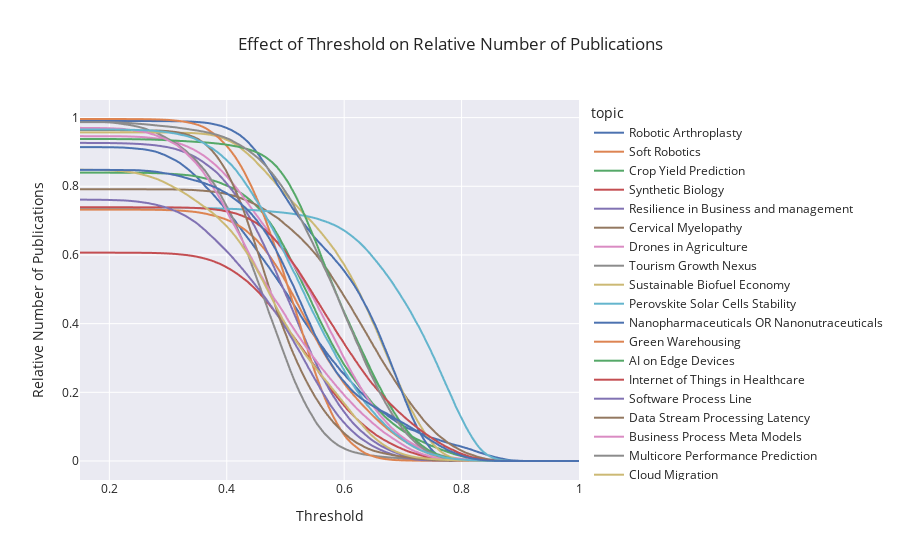

Notebook cell for this chart:
### Code cell
df_plot["relative_n_pubs"] = df_plot["n_pubs"] / df_plot["n_total_pubs"]

fig = px.line(df_plot, x="threshold", y="relative_n_pubs", color="topic",
                labels=dict(relative_n_pubs="Relative Number of Publications", threshold="Threshold"),
                title="Effect of Threshold on Relative Number of Publications")
fig.show()

### Figure 1 — Plotly figure (JSON) as saved in the notebook; plotly's stock layout.template omitted (floating-point values rounded to 4 significant figures; data arrays with more than 128 entries replaced by an {"elided": "..."} marker saying what was removed)
{"data": [{"hovertemplate": "topic=Robotic Arthroplasty<br>Threshold=%{x}<br>Relative Number of Publications=%{y}<extra></extra>", "legendgroup": "Robotic Arthroplasty", "line": {"color": "rgb(76,114,176)", "dash": "solid"}, "marker": {"symbol": "circle"}, "mode": "lines", "name": "Robotic Arthroplasty", "showlegend": true, "type": "scattergl", "x": {"elided": "300 float values"}, "xaxis": "x", "y": {"elided": "300 float values"}, "yaxis": "y"}, {"hovertemplate": "topic=Soft Robotics<br>Threshold=%{x}<br>Relative Number of Publications=%{y}<extra></extra>", "legendgroup": "Soft Robotics", "line": {"color": "rgb(221,132,82)", "dash": "solid"}, "marker": {"symbol": "circle"}, "mode": "lines", "name": "Soft Robotics", "showlegend": true, "type": "scattergl", "x": {"elided": "300 float values"}, "xaxis": "x", "y": {"elided": "300 float values"}, "yaxis": "y"}, {"hovertemplate": "topic=Crop Yield Prediction<br>Threshold=%{x}<br>Relative Number of Publications=%{y}<extra></extra>", "legendgroup": "Crop Yield Prediction", "line": {"color": "rgb(85,168,104)", "dash": "solid"}, "marker": {"symbol": "circle"}, "mode": "lines", "name": "Crop Yield Prediction", "showlegend": true, "type": "scattergl", "x": {"elided": "300 float values"}, "xaxis": "x", "y": {"elided": "300 float values"}, "yaxis": "y"}, {"hovertemplate": "topic=Synthetic Biology<br>Threshold=%{x}<br>Relative Number of Publications=%{y}<extra></extra>", "legendgroup": "Synthetic Biology", "line": {"color": "rgb(196,78,82)", "dash": "solid"}, "marker": {"symbol": "circle"}, "mode": "lines", "name": "Synthetic Biology", "showlegend": true, "type": "scattergl", "x": {"elided": "300 float values"}, "xaxis": "x", "y": {"elided": "300 float values"}, "yaxis": "y"}, {"hovertemplate": "topic=Resilience in Business and management<br>Threshold=%{x}<br>Relative Number of Publications=%{y}<extra></extra>", "legendgroup": "Resilience in Business and management", "line": {"color": "rgb(129,114,179)", "dash": "solid"}, "marker": {"symbol": "circle"}, "mode": "lines", "name": "Resilience in Business and management", "showlegend": true, "type": "scattergl", "x": {"elided": "300 float values"}, "xaxis": "x", "y": {"elided": "300 float values"}, "yaxis": "y"}, {"hovertemplate": "topic=Cervical Myelopathy<br>Threshold=%{x}<br>Relative Number of Publications=%{y}<extra></extra>", "legendgroup": "Cervical Myelopathy", "line": {"color": "rgb(147,120,96)", "dash": "solid"}, "marker": {"symbol": "circle"}, "mode": "lines", "name": "Cervical Myelopathy", "showlegend": true, "type": "scattergl", "x": {"elided": "300 float values"}, "xaxis": "x", "y": {"elided": "300 float values"}, "yaxis": "y"}, {"hovertemplate": "topic=Drones in Agriculture<br>Threshold=%{x}<br>Relative Number of Publications=%{y}<extra></extra>", "legendgroup": "Drones in Agriculture", "line": {"color": "rgb(218,139,195)", "dash": "solid"}, "marker": {"symbol": "circle"}, "mode": "lines", "name": "Drones in Agriculture", "showlegend": true, "type": "scattergl", "x": {"elided": "300 float values"}, "xaxis": "x", "y": {"elided": "300 float values"}, "yaxis": "y"}, {"hovertemplate": "topic=Tourism Growth Nexus<br>Threshold=%{x}<br>Relative Number of Publications=%{y}<extra></extra>", "legendgroup": "Tourism Growth Nexus", "line": {"color": "rgb(140,140,140)", "dash": "solid"}, "marker": {"symbol": "circle"}, "mode": "lines", "name": "Tourism Growth Nexus", "showlegend": true, "type": "scattergl", "x": {"elided": "300 float values"}, "xaxis": "x", "y": {"elided": "300 float values"}, "yaxis": "y"}, {"hovertemplate": "topic=Sustainable Biofuel Economy<br>Threshold=%{x}<br>Relative Number of Publications=%{y}<extra></extra>", "legendgroup": "Sustainable Biofuel Economy", "line": {"color": "rgb(204,185,116)", "dash": "solid"}, "marker": {"symbol": "circle"}, "mode": "lines", "name": "Sustainable Biofuel Economy", "showlegend": true, "type": "scattergl", "x": {"elided": "300 float values"}, "xaxis": "x", "y": {"elided": "300 float values"}, "yaxis": "y"}, {"hovertemplate": "topic=Perovskite Solar Cells Stability<br>Threshold=%{x}<br>Relative Number of Publications=%{y}<extra></extra>", "legendgroup": "Perovskite Solar Cells Stability", "line": {"color": "rgb(100,181,205)", "dash": "solid"}, "marker": {"symbol": "circle"}, "mode": "lines", "name": "Perovskite Solar Cells Stability", "showlegend": true, "type": "scattergl", "x": {"elided": "300 float values"}, "xaxis": "x", "y": {"elided": "300 float values"}, "yaxis": "y"}, {"hovertemplate": "topic=Nanopharmaceuticals OR Nanonutraceuticals<br>Threshold=%{x}<br>Relative Number of Publications=%{y}<extra></extra>", "legendgroup": "Nanopharmaceuticals OR Nanonutraceuticals", "line": {"color": "rgb(76,114,176)", "dash": "solid"}, "marker": {"symbol": "circle"}, "mode": "lines", "name": "Nanopharmaceuticals OR Nanonutraceuticals", "showlegend": true, "type": "scattergl", "x": {"elided": "300 float values"}, "xaxis": "x", "y": {"elided": "300 float values"}, "yaxis": "y"}, {"hovertemplate": "topic=Green Warehousing<br>Threshold=%{x}<br>Relative Number of Publications=%{y}<extra></extra>", "legendgroup": "Green Warehousing", "line": {"color": "rgb(221,132,82)", "dash": "solid"}, "marker": {"symbol": "circle"}, "mode": "lines", "name": "Green Warehousing", "showlegend": true, "type": "scattergl", "x": {"elided": "300 float values"}, "xaxis": "x", "y": {"elided": "300 float values"}, "yaxis": "y"}, {"hovertemplate": "topic=AI on Edge Devices<br>Threshold=%{x}<br>Relative Number of Publications=%{y}<extra></extra>", "legendgroup": "AI on Edge Devices", "line": {"color": "rgb(85,168,104)", "dash": "solid"}, "marker": {"symbol": "circle"}, "mode": "lines", "name": "AI on Edge Devices", "showlegend": true, "type": "scattergl", "x": {"elided": "300 float values"}, "xaxis": "x", "y": {"elided": "300 float values"}, "yaxis": "y"}, {"hovertemplate": "topic=Internet of Things in Healthcare<br>Threshold=%{x}<br>Relative Number of Publications=%{y}<extra></extra>", "legendgroup": "Internet of Things in Healthcare", "line": {"color": "rgb(196,78,82)", "dash": "solid"}, "marker": {"symbol": "circle"}, "mode": "lines", "name": "Internet of Things in Healthcare", "showlegend": true, "type": "scattergl", "x": {"elided": "300 float values"}, "xaxis": "x", "y": {"elided": "300 float values"}, "yaxis": "y"}, {"hovertemplate": "topic=Software Process Line<br>Threshold=%{x}<br>Relative Number of Publications=%{y}<extra></extra>", "legendgroup": "Software Process Line", "line": {"color": "rgb(129,114,179)", "dash": "solid"}, "marker": {"symbol": "circle"}, "mode": "lines", "name": "Software Process Line", "showlegend": true, "type": "scattergl", "x": {"elided": "300 float values"}, "xaxis": "x", "y": {"elided": "300 float values"}, "yaxis": "y"}, {"hovertemplate": "topic=Data Stream Processing Latency<br>Threshold=%{x}<br>Relative Number of Publications=%{y}<extra></extra>", "legendgroup": "Data Stream Processing Latency", "line": {"color": "rgb(147,120,96)", "dash": "solid"}, "marker": {"symbol": "circle"}, "mode": "lines", "name": "Data Stream Processing Latency", "showlegend": true, "type": "scattergl", "x": {"elided": "300 float values"}, "xaxis": "x", "y": {"elided": "300 float values"}, "yaxis": "y"}, {"hovertemplate": "topic=Business Process Meta Models<br>Threshold=%{x}<br>Relative Number of Publications=%{y}<extra></extra>", "legendgroup": "Business Process Meta Models", "line": {"color": "rgb(218,139,195)", "dash": "solid"}, "marker": {"symbol": "circle"}, "mode": "lines", "name": "Business Process Meta Models", "showlegend": true, "type": "scattergl", "x": {"elided": "300 float values"}, "xaxis": "x", "y": {"elided": "300 float values"}, "yaxis": "y"}, {"hovertemplate": "topic=Multicore Performance Prediction<br>Threshold=%{x}<br>Relative Number of Publications=%{y}<extra></extra>", "legendgroup": "Multicore Performance Prediction", "line": {"color": "rgb(140,140,140)", "dash": "solid"}, "marker": {"symbol": "circle"}, "mode": "lines", "name": "Multicore Performance Prediction", "showlegend": true, "type": "scattergl", "x": {"elided": "300 float values"}, "xaxis": "x", "y": {"elided": "300 float values"}, "yaxis": "y"}, {"hovertemplate": "topic=Cloud Migration<br>Threshold=%{x}<br>Relative Number of Publications=%{y}<extra></extra>", "legendgroup": "Cloud Migration", "line": {"color": "rgb(204,185,116)", "dash": "solid"}, "marker": {"symbol": "circle"}, "mode": "lines", "name": "Cloud Migration", "showlegend": true, "type": "scattergl", "x": {"elided": "300 float values"}, "xaxis": "x", "y": {"elided": "300 float values"}, "yaxis": "y"}, {"hovertemplate": "topic=Software Fault Prediction Metrics<br>Threshold=%{x}<br>Relative Number of Publications=%{y}<extra></extra>", "legendgroup": "Software Fault Prediction Metrics", "line": {"color": "rgb(100,181,205)", "dash": "solid"}, "marker": {"symbol": "circle"}, "mode": "lines", "name": "Software Fault Prediction Metrics", "showlegend": true, "type": "scattergl", "x": {"elided": "300 float values"}, "xaxis": "x", "y": {"elided": "300 float values"}, "yaxis": "y"}, {"hovertemplate": "topic=Software Defect Prediction<br>Threshold=%{x}<br>Relative Number of Publications=%{y}<extra></extra>", "legendgroup": "Software Defect Prediction", "line": {"color": "rgb(76,114,176)", "dash": "solid"}, "marker": {"symbol": "circle"}, "mode": "lines", "name": "Software Defect Prediction", "showlegend": true, "type": "scattergl", "x": {"elided": "300 float values"}, "xaxis": "x", "y": {"elided": "300 float values"}, "yaxis": "y"}], "layout": {"legend": {"title": {"text": "topic"}, "tracegroupgap": 0}, "title": {"text": "Effect of Threshold on Relative Number of Publications"}, "xaxis": {"anchor": "y", "domain": [0, 1], "title": {"text": "Threshold"}}, "yaxis": {"anchor": "x", "domain": [0, 1], "title": {"text": "Relative Number of Publications"}}}}
